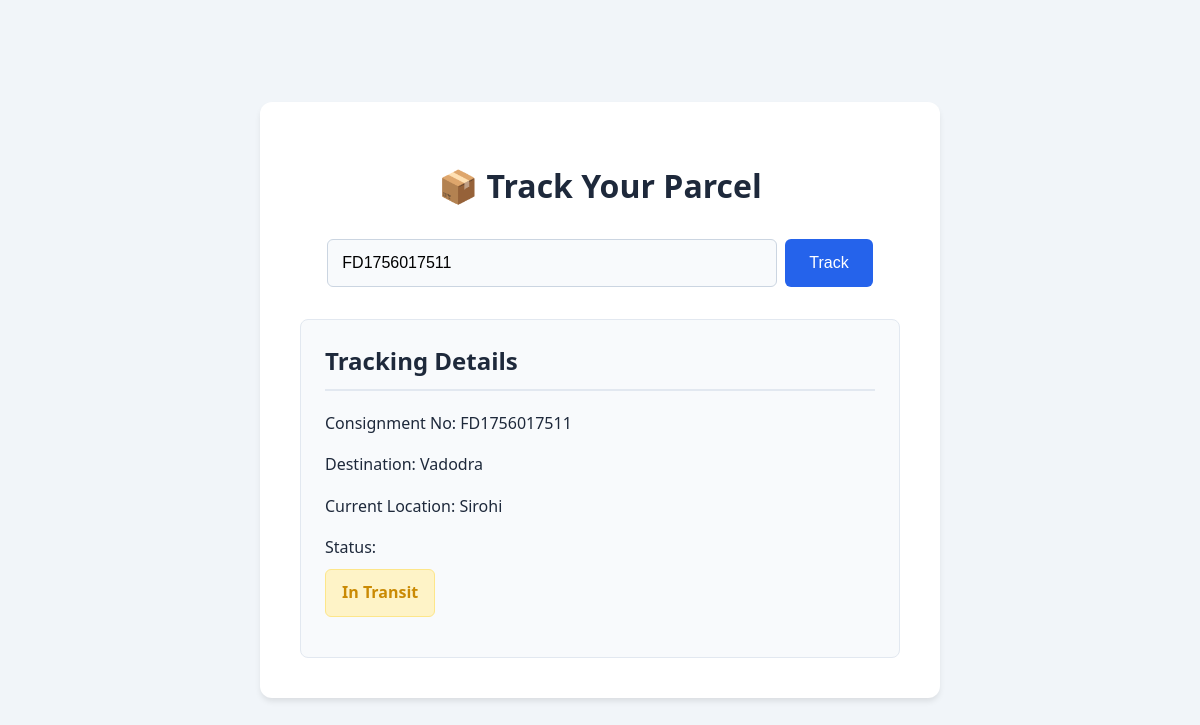
/track.php?consignment_no=FD1756017511, run on the app's committed database.
### tables this page shows
CREATE TABLE `parcels` (
  `id` int(11) NOT NULL,
  `consignment_no` varchar(20) NOT NULL,
  `customer_name` varchar(100) NOT NULL,
  `customer_email` varchar(100) NOT NULL,
  `customer_phone` varchar(20) DEFAULT NULL,
  `sender_address` text NOT NULL,
  `destination_address` text NOT NULL,
  `status` varchar(50) DEFAULT 'Created',
  `current_location` varchar(255) DEFAULT NULL,
  `created_at` timestamp NOT NULL DEFAULT current_timestamp()
);

### track.php (the view, shortened to what this page needs)
<?php
require 'db.php';
$parcel_details = null;
$error_message = '';
if (isset($_GET['consignment_no']) && !empty($_GET['consignment_no'])) {
    $consignment_no = trim($_GET['consignment_no']);
    $stmt = $conn->prepare("SELECT * FROM parcels WHERE consignment_no = ?");
    $stmt->bind_param("s", $consignment_no);
    $stmt->execute();
    $result = $stmt->get_result();
    if ($result->num_rows === 1) {
        $parcel_details = $result->fetch_assoc();
    } else {
        $error_message = "No parcel found with that consignment number.";
    }
}
?>
<!DOCTYPE html>
<html lang="en">
<head>
</head>
<body>
    <div class="track-container">
        <h1>📦 Track Your Parcel</h1>
        <form action="track.php" method="get" class="track-form">
            <input type="text" name="consignment_no" placeholder="Enter Consignment Number" value="<?php echo isset($_GET['consignment_no']) ? htmlspecialchars($_GET['consignment_no']) : ''; ?>" required>
            <button type="submit">Track</button>
        </form>
        <?php if ($parcel_details): ?>
            <div class="results-container">
                <h2>Tracking Details</h2>
                <p><strong>Consignment No:</strong> <?php echo htmlspecialchars($parcel_details['consignment_no']); ?></p>
                <p><strong>Destination:</strong> <?php echo htmlspecialchars($parcel_details['destination_address']); ?></p>
                <p><strong>Current Location:</strong> <?php echo htmlspecialchars($parcel_details['current_location'] ?? 'At Origin Facility'); ?></p>
                <p>
                    <strong>Status:</strong><br>
                    <?php
                        $status_class = 'status-' . strtolower(str_replace(' ', '-', $parcel_details['status']));
                        echo '<span class="status ' . $status_class . '">' . htmlspecialchars($parcel_details['status']) . '</span>';
                    ?>
                </p>
            </div>
        <?php elseif (!empty($error_message)): ?>
            <p class="error"><?php echo $error_message; ?></p>
        <?php endif; ?>
    </div>
</body>
</html>

### track.php (style rules this page uses)
:root { --primary-color: #2563eb; --secondary-color: #1e40af; --background-color: #f1f5f9; --text-color: #1e293b; --error-color: #dc2626; --success-color: #16a34a; --warning-color: #ca8a04; --info-color: #2563eb; }
body { font-family: 'Segoe UI', system-ui, sans-serif; background-color: var(--background-color); display: flex; justify-content: center; align-items: center; min-height: 100vh; margin: 0; padding: 20px; box-sizing: border-box; color: var(--text-color); }
.track-container { background: #fff; padding: 2.5rem; border-radius: 12px; box-shadow: 0 4px 6px -1px rgb(0 0 0 / 0.1); width: 100%; max-width: 600px; text-align: center; }
h1 { color: var(--text-color); margin-bottom: 2rem; font-weight: 600; font-size: 2rem; }
.track-form { display: flex; justify-content: center; margin-bottom: 2rem; gap: 0.5rem; }
.track-form input[type="text"] { width: 70%; padding: 0.875rem; border: 1px solid #cbd5e1; border-radius: 6px; font-size: 1rem; transition: all 0.2s ease; background-color: #f8fafc; }
.track-form button { padding: 0.875rem 1.5rem; background-color: var(--primary-color); color: white; border: none; border-radius: 6px; cursor: pointer; font-weight: 500; transition: all 0.2s ease; font-size: 1rem; }
.results-container { text-align: left; background-color: #f8fafc; padding: 1.5rem; border-radius: 8px; border: 1px solid #e2e8f0; margin-top: 1rem; }
.results-container h2 { color: var(--text-color); border-bottom: 2px solid #e2e8f0; padding-bottom: 0.75rem; margin-top: 0; font-weight: 600; }
.results-container p { font-size: 1rem; line-height: 1.6; margin: 1rem 0; }
.results-container strong { color: var(--text-color); font-weight: 500; }
.status { display: inline-block; font-size: 1rem; font-weight: 600; padding: 0.625rem 1rem; border-radius: 6px; margin-top: 0.5rem; transition: all 0.2s ease; }
.status-in-transit { background-color: #fef3c7; color: var(--warning-color); border: 1px solid #fde68a; }

### data on the page
parcels: consignment_no "FD1756017511", destination_address "Vadodra", current_location "Sirohi", status "In Transit"
